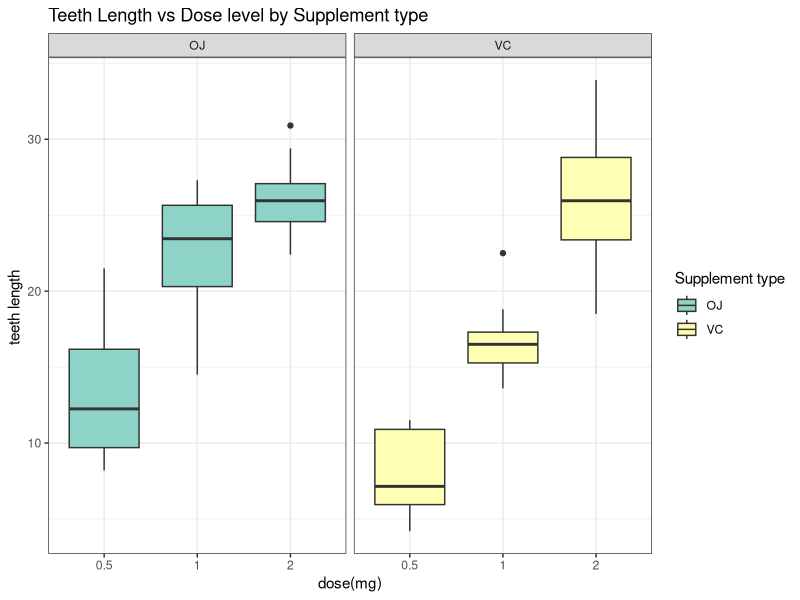
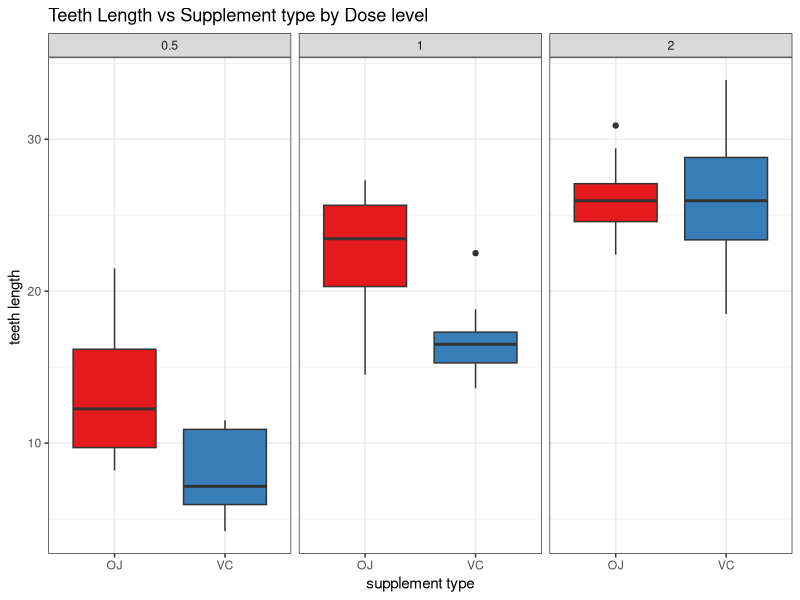

Recreate these plots in R, in order. (Note: this script raises an error after producing the figures.)
## ---- chunk 1
#Load required packages
library(dplyr, warn.conflicts = F)
library(ggplot2)
library(ggthemes)

#Load data and convert to tbl format
ToothGrowth <- tbl_df(ToothGrowth)
## ---- chunk 2
#Structure of the dataframe
str(ToothGrowth)
#Summary
summary(ToothGrowth)
## ---- chunk 3
#Unique values in the dose vector
unique(select(ToothGrowth,dose))
## ---- chunk 4
#Convert to factor
ToothGrowth <- ToothGrowth %>% mutate(dose = as.factor(dose))
## ---- chunk 5
ToothGrowth %>%
ggplot(aes(x=dose, y=len, fill = supp)) +
geom_boxplot() +
facet_grid(. ~ supp) +
scale_fill_brewer(palette = "Set3") +
theme_bw() +
ggtitle("Teeth Length vs Dose level by Supplement type") +
labs(x="dose(mg)", y= "teeth length ") +
guides(fill=guide_legend(title="Supplement type"))
## ---- chunk 6
ToothGrowth %>%
ggplot(aes(x = supp, y = len)) +
geom_boxplot(aes(fill = supp)) +
facet_grid(.~ dose) +
scale_fill_brewer(palette = "Set1") +
theme_bw() +
ggtitle("Teeth Length vs Supplement type by Dose level ") +
labs(x="supplement type", y= "teeth length ") +
        guides(fill=FALSE)
## ---- chunk 7
#Exract the len and dose vectors from the df ToothGrowth
len_a <- ToothGrowth %>% filter(dose %in% c(0.5,1)) %>% select(len) %>% unlist()
dose_a <- ToothGrowth %>% filter(dose %in% c(0.5,1)) %>% select(dose) %>% unlist()
#Test
(Test.a <- t.test(len_a~dose_a, paired = FALSE))
## ---- chunk 8
#Exract the len and dose vectors from the df ToothGrowth
len_b <- ToothGrowth %>% filter(dose %in% c(0.5,2)) %>% select(len) %>% unlist()
dose_b <- ToothGrowth %>% filter(dose %in% c(0.5, 2)) %>% select(dose) %>% unlist()
#Test
(Test.b <- t.test(len_b~dose_b, paired = FALSE))
## ---- chunk 9
#Exract the len and dose vectors from the df ToothGrowth
len_c <- ToothGrowth %>% filter(dose %in% c(1,2)) %>% select(len) %>% unlist()
dose_c <- ToothGrowth %>% filter(dose %in% c(1,2)) %>% select(dose) %>% unlist()
#Test c
(Test.c <- t.test(len_c~dose_c, paired = FALSE))
## ---- chunk 10
#Exract the len and supp vectors from the df ToothGrowth
len <- ToothGrowth %>% select(len) %>% unlist()
supp <- ToothGrowth %>% select(supp) %>% unlist()
#Test
t.test(len~supp, paired=F)
